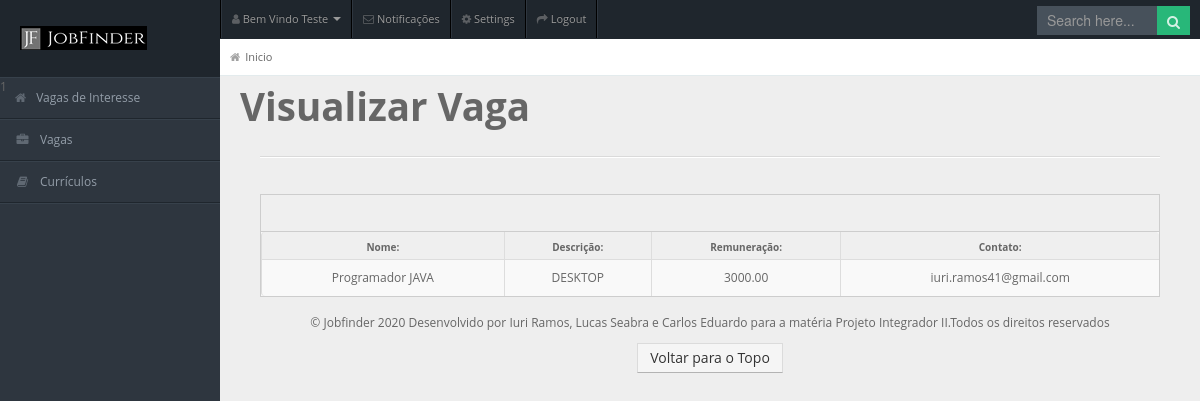
Screenshot of /admin/vagas/11/visualizar (signed in) with the database file from the repository.
### tables this page shows
CREATE TABLE IF NOT EXISTS `tb_vagas` (
  `id` int(10) NOT NULL AUTO_INCREMENT,
  `nome` varchar(55) NOT NULL DEFAULT '',
  `area` int(10) NOT NULL DEFAULT 0,
  `descricao` varchar(255) DEFAULT NULL,
  `remuneracao` decimal(10,2) DEFAULT NULL,
  `id_user` int(2) NOT NULL DEFAULT 0,
  PRIMARY KEY (`id`),
  KEY `id_area` (`area`),
  KEY `id_user` (`id_user`),
  CONSTRAINT `FK_area_vagas` FOREIGN KEY (`area`) REFERENCES `tb_area` (`id`) ON DELETE NO ACTION ON UPDATE NO ACTION,
  CONSTRAINT `FK_user_vagas` FOREIGN KEY (`id_user`) REFERENCES `tb_user` (`id`) ON DELETE NO ACTION ON UPDATE NO ACTION
);

CREATE TABLE IF NOT EXISTS `tb_user` (
  `id` int(11) NOT NULL AUTO_INCREMENT,
  `nome` varchar(100) NOT NULL,
  `email` varchar(55) NOT NULL,
  `pass` varchar(55) NOT NULL,
  `area` int(10) NOT NULL,
  `nivel` int(1) NOT NULL,
  PRIMARY KEY (`id`),
  UNIQUE KEY `nome` (`nome`),
  UNIQUE KEY `email` (`email`),
  KEY `id_area` (`area`),
  CONSTRAINT `FK_area_user` FOREIGN KEY (`area`) REFERENCES `tb_area` (`id`) ON DELETE NO ACTION ON UPDATE NO ACTION
);

### core/Controller.php (called while the page is built, shortened)
<?php
function viewAdmin($view, $variaveis = []){
    require LAYOUTS."/admin.php";
}
?>

### app/controllers/VagasController.php (called while the page is built, shortened)
<?php
require MODELS.'/VagasModel.php';
function visualizar($id){
    $vaga = buscar_vaga($id);
viewAdmin('vagas/visualizar',['vaga'=>$vaga]);
}

### index.php (called while the page is built, shortened)
<?php
require CORE."/Bootstrap.php";
$routes = require CORE."/Routes.php";
carregarRota($routes);
?>

### app/models/VagasModel.php (called while the page is built, shortened)
<?php
function buscar_vaga($id){
    $db=conexao();
    $sql="SELECT tb_vagas.id,tb_vagas.nome as nome_vaga,tb_vagas.descricao,tb_vagas.remuneracao,tb_user.email as email_empresa FROM tb_vagas INNER JOIN tb_user ON tb_vagas.id_user = tb_user.id WHERE tb_vagas.id =:id";
    try{
        $stmt = $db->prepare($sql);
        $stmt->bindParam(":id",$id,PDO::PARAM_INT);
        $stmt->execute();
        return $stmt->fetch(PDO::FETCH_ASSOC);
    }catch(\PDOException $e){
die($e->getMessage());
return false;
    }
}
?>

### app/views/vagas/visualizar.php (the view, shortened to what this page needs)
<h1>Visualizar Vaga</h1>
<div class="container-fluid">
    <hr>
<div class="widget-box">
    <div class="widget-title"><h5></h5></div>
    <div class="widget-content nopadding">
    <table class="table table-bordered table-striped">
        <thead>
            <tr>
            <th>Nome:</th>
            <th>Descrição:</th>
            <th>Remuneração:</th>
            <th>Contato:</th>
            </tr>
        </thead>
        <tbody>
            <td style="text-align: center;"><?=$vaga['nome_vaga']?></td>
            <td style="text-align: center;"><?=$vaga['descricao']?></td>
            <td style="text-align: center;"><?=$vaga['remuneracao']?></td>
            <td style="text-align: center;"><?=$vaga['email_empresa']?></td>
        </tbody>
    </table>
</div>
</div>

### core/Bootstrap.php (shortened to what this page needs)
<?php
function carregarRota($routes){
    foreach($routes as $rota => $controller){
        $url = strtok($_SERVER['REQUEST_URI'],'?');
        $rota = str_replace("/","\/",$rota);
        if (preg_match('/^'.$rota.'$/i', $url , $parametro)) {
            unset($parametro[0]);
            $requisicao = explode("@", $controller);
            $acao = $requisicao[1];
            call_user_func_array($acao,$parametro);
            return;
        }
    }
}

### app/views/layouts/admin.php (shortened to what this page needs)
<!DOCTYPE html>
<html lang="pt-br">
<head>
    <link rel="stylesheet" href="/assets/css/bootstrap.min.css" />
    <link rel="stylesheet" href="/assets/css/bootstrap-responsive.min.css" />
    <link rel="stylesheet" href="/assets/css/fullcalendar.css" />
    <link rel="stylesheet" href="/assets/css/matrix-style.css" />
    <link rel="stylesheet" href="/assets/css/matrix-media.css" />
    <link href="/assets/css/font-awesome.css" rel="stylesheet" />
    <link href="/assets/css/uniform.css" rel="stylesheet"/>
    <link rel="stylesheet" href="/assets/css/jquery.gritter.css" />
    <link href="https://stackpath.bootstrapcdn.com/font-awesome/4.7.0/css/font-awesome.min.css" rel="stylesheet">
</head>
<body>
    <div id="header">
        <h1><a href="/admin">JobFinder</a></h1>
    </div>
    <div id="user-nav" class="navbar navbar-inverse">
        <ul class="nav">
            <li class="dropdown" id="profile-messages"><a title="" href="#" data-toggle="dropdown" data-target="#profile-messages" class="dropdown-toggle"><i class="icon icon-user"></i> <span class="text">Bem Vindo <?=ucfirst($_SESSION['nome'][0])?> </span><b class="caret"></b></a>
            </li>
            <li class="dropdown" id="menu-messages"><a href="#" data-toggle="dropdown" data-target="#menu-messages" class="dropdown-toggle"><i class="icon icon-envelope"></i> <span class="text">Notificações</span></a>
            </li>
            <li class=""><a title="" href="#"><i class="icon icon-cog"></i> <span class="text">Settings</span></a></li>
            <li class=""><a title="" href="/logout"><i class="icon icon-share-alt"></i> <span class="text">Logout</span></a></li>
        </ul>
    </div>
    <div id="search">
        <input type="text" placeholder="Search here..." />
        <button type="submit" class="tip-bottom" title="Search"><i class="icon-search icon-white"></i></button>
    </div>
    <div id="sidebar">
        <?= include_once '_menuAdmin.php'; ?>
    </div>
    <div id="content">
        <div id="content-header">
            <div id="breadcrumb"> <a href="/admin" title="Admin" class="tip-bottom"><i class="icon-home"></i>Inicio</a></div>
        </div>
        <div class="container-fluid">
<?php include $conteudoView ?>
        </div>
    </div>
</body>
<footer class="blog-footer text-center">
      <p>&copy Jobfinder <?=date('Y');?> Desenvolvido por Iuri Ramos, Lucas Seabra e Carlos Eduardo para a matéria Projeto Integrador II.Todos os direitos reservados</p>
      <p>
        <a class="btn btn-secondary" href="#">Voltar para o Topo</a>
      </p>
    </footer>
</html>

### app/views/layouts/_menuAdmin.php (shortened to what this page needs)
<ul style="display:block;">
<li>
  <?php
if($_SESSION['nivel'][0]==1){
echo('<a href="/admin"><i class="fa fa-home" aria-hidden="true"></i>Vagas de Interesse</a>');
}elseif($_SESSION['nivel'][0]==2){
 echo('<a href="/admin"><i class="fa fa-home" aria-hidden="true"></i>Possíveis Candidatos</a>');
}
  ?>
</li>
<li class="submenu">
    <a href="#"><i class="fa icon-briefcase"></i>Vagas</a>
</li>
<?php
  if($_SESSION['nivel'][0]==1){
  echo('<li class="submenu">
  <a href="#"><i class="icon icon-book"></i>Currículos</a>
  <ul>
  <li class="submenu-open"><a href="/admin/curriculo/cadastrar"><span>Cadastrar Currículo</span></a></li>
  <li class="submenu-open"><a href="/admin/curriculo/atualizar"><span>Atualizar Currículo</span></a></li>
  </ul>
</li>');
  }
?>
</ul>

### assets/css/matrix-style.css (style rules this page uses)
* { outline:none !important; -moz-outline: none !important; }
html, body { height:100% }
body { overflow-x: hidden; margin-top: -10px; font-family: 'Open Sans', sans-serif; font-size:12px; color:#666; }
a { color:#666; }
select, textarea, input[type="text"], input[type="password"], input[type="datetime"], input[type="datetime-local"], input[type="date"], input[type="month"], input[type="time"], input[type="week"], input[type="number"], input[type="email"], input[type="url"], input[type="search"], input[type="tel"], input[type="color"], .uneditable-input, .label, .dropdown-menu, .btn, .well, .progress, .table-bordered, .btn-group > .btn:first-child, .btn-group > .btn:last-child, .btn-group > .btn:last-child, .btn-group > .dropdown-toggle, .alert { border-radius:0px; }
.btn, textarea, input[type="text"], input[type="password"], input[type="datetime"], input[type="datetime-local"], input[type="date"], input[type="month"], input[type="time"], input[type="week"], input[type="number"], input[type="email"], input[type="url"], input[type="search"], input[type="tel"], input[type="color"], .uneditable-input { box-shadow:none; }
.progress, .progress-success .bar, .progress .bar-success, .progress-warning .bar, .progress .bar-warning, .progress-danger .bar, .progress .bar-danger, .progress-info .bar, .progress .bar-info, .btn, .btn-primary { background-image:none; }
hr { border-top-color:#dadada; }
#header { height: 77px; position: relative; width: 100%; z-index: -9; }
#header h1 { background: url("/assets/img/logo.png") no-repeat scroll 0 0 transparent; height: 31px; left: 20px; line-height: 600px; overflow: hidden; position: relative; top: 26px; width: 191px; }
#header h1 a { display: block; }
#search { position: absolute; z-index: 25; top: 6px; right:10px; }
#search input[type=text] { padding: 4px 10px 5px; border: 0; width: 100px; }
#search button { border: 0; margin-left:-3px; margin-top: -11px; padding: 5px 10px 4px; }
#search button i { opacity: 0.8; color:#fff; }
#user-nav { position: absolute; left: 220px; top:0px; z-index: 20; margin: 0; }
#user-nav > ul { margin: 0; padding: 0; list-style: none; border-right: 1px solid #2e363f;border-left: 1px solid #000; }
#user-nav > ul > li { float: left; list-style-type: none; margin: 0; position: relative; padding: 0; border-left: 1px solid #2e363f; border-right: 1px solid #000; }
#user-nav > ul > li > a { padding:9px 10px; display: block; font-size: 11px; }
#user-nav > ul > li > a > i, #sidebar li a i { opacity: .5; margin-top: 2px; }
#sidebar { display: block; float: left; position: relative; width: 220px; z-index: 16; }
#sidebar > ul { list-style: none; margin: 0px 0 0; padding: 0; position: absolute; width: 220px; }
#sidebar > ul > li { display: block; position: relative; }
#sidebar > ul > li > a { padding: 10px 0 10px 15px; display: block; color: #939da8; }
#sidebar > ul > li > a > i { margin-right: 10px; }
#content { background: none repeat scroll 0 0 #eeeeee; margin-left: 220px; margin-right: 0; padding-bottom: 25px; position: relative; min-height:100%; width: auto; }
#content-header { position: abslute; width: 100%; margin-top: -38px; z-index: 20; }
#breadcrumb { background-color: #fff; border-bottom: 1px solid #e3ebed; }
#breadcrumb a { padding: 8px 20px 8px 10px; display: inline-block; background-image: url('../img/breadcrumb.png'); background-position: center right; background-repeat: no-repeat; font-size: 11px; color: #666666; }
#breadcrumb a:last-child { background-image:none; }
#breadcrumb a i { margin-right: 5px; opacity: .6; }
.stat-boxes .peity_bar_good, .stat-boxes .peity_line_good, { color: #459D1C; }
.widget-box { background: none repeat scroll 0 0 #F9F9F9; border-left: 1px solid #CDCDCD; border-top: 1px solid #CDCDCD; border-right: 1px solid #CDCDCD; clear: both; margin-top: 16px; margin-bottom: 16px; position: relative; }
.widget-title, .modal-header, .table th, div.dataTables_wrapper .ui-widget-header { background:#efefef; border-bottom: 1px solid #CDCDCD; height: 36px; }
.widget-title h5 { color: #666; float: left; font-size: 12px; font-weight: bold; padding: 12px; line-height: 12px; margin: 0; }
.widget-content { padding:15px; border-bottom: 1px solid #cdcdcd; }
.table th { height: auto; font-size: 10px; padding: 5px 10px 2px; border-bottom: 0; text-align: center; color: #666666; }
.nopadding { padding: 0 !important; }
.nopadding .table { margin-bottom: 0; }
.nopadding .table-bordered { border: 0; }

### rows the page displays
tb_vagas: nome "Programador JAVA", descricao "DESKTOP", remuneracao "3000.00", id_user.email "iuri.ramos41@gmail.com"
